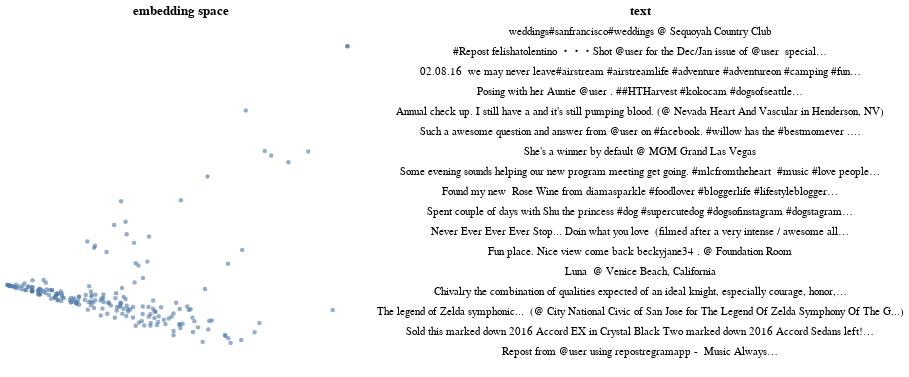

Notebook code for this chart:
### Code cell
from sklearn.pipeline import make_pipeline
from sklearn.decomposition import TruncatedSVD
from sklearn.feature_extraction.text import TfidfVectorizer
from cluestar import plot_text

pipe = make_pipeline(TfidfVectorizer(), TruncatedSVD())
X = pipe.fit_transform(sampled_texts)
plot_text(X, sampled_texts)

### Figure 1 — Vega-Lite specification as saved in the notebook (floating-point values rounded to 4 significant figures; data arrays with more than 128 entries replaced by an {"elided": "..."} marker saying what was removed)
{"config": {"view": {"continuousWidth": 400, "continuousHeight": 300, "strokeWidth": 0}, "axis": {"grid": false}}, "hconcat": [{"mark": {"type": "circle", "opacity": 0.6, "size": 20}, "encoding": {"tooltip": [{"field": "text", "type": "nominal"}], "x": {"axis": null, "field": "x1", "scale": {"zero": false}, "type": "quantitative"}, "y": {"axis": null, "field": "x2", "scale": {"zero": false}, "type": "quantitative"}}, "height": 350, "selection": {"selector005": {"type": "interval"}}, "title": "embedding space", "width": 350}, {"mark": "text", "encoding": {"text": {"field": "trunc_text", "type": "nominal"}, "x": {"axis": null, "field": "r", "type": "quantitative"}, "y": {"axis": null, "field": "row_number", "type": "ordinal"}}, "title": "text", "transform": [{"window": [{"op": "row_number", "field": "", "as": "row_number"}]}, {"filter": {"selection": "selector005"}}, {"window": [{"op": "rank", "field": "row_number", "as": "rank"}]}, {"filter": "(datum.rank < 18)"}]}], "data": {"name": "data-8ef7ab7847560d5128997fe83f75913c"}, "$schema": "https://vega.github.io/schema/vega-lite/v4.17.0.json", "datasets": {"data-8ef7ab7847560d5128997fe83f75913c": {"elided": "200 records"}}}
